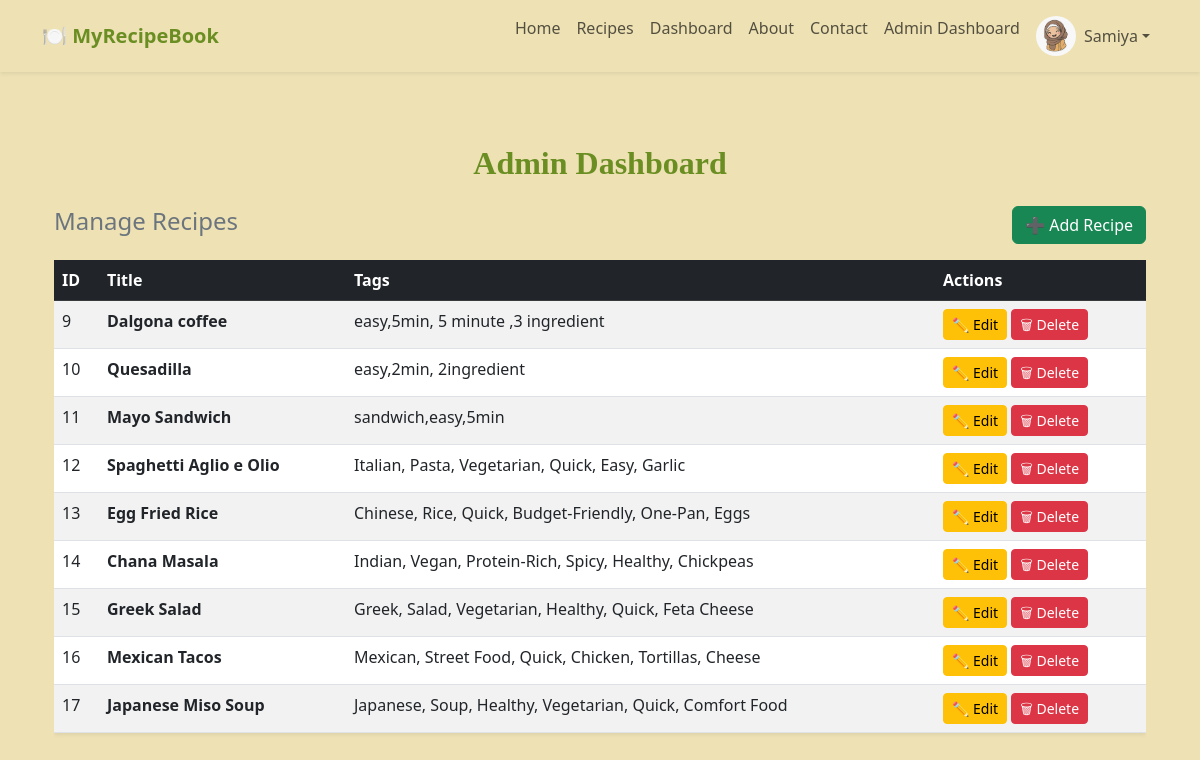
The app's page /admin/dashboard (signed in), older data.
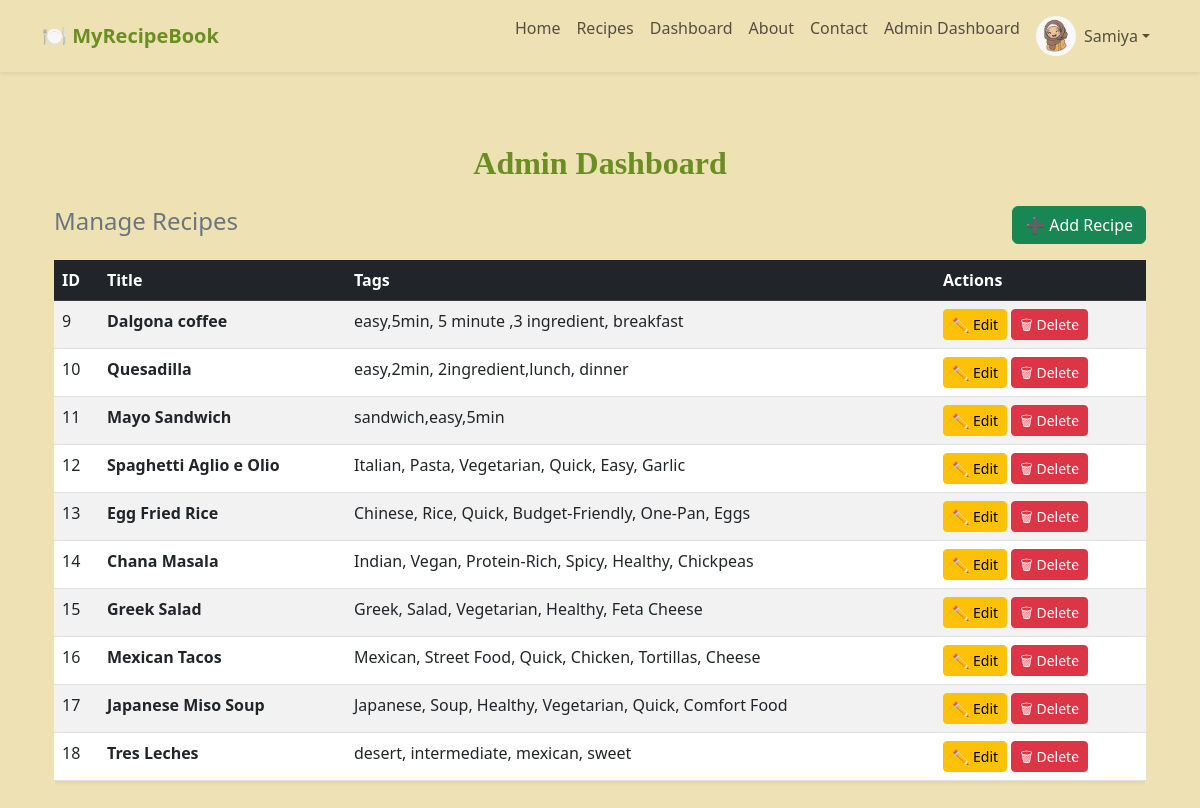
The same page, newer data.
### app/models.py (models this page shows, shortened)
class Recipe(db.Model):
    id = db.Column(db.Integer, primary_key=True)
    title = db.Column(db.String(255), nullable=False)
    tags = db.Column(db.String(255))
    ingredients = db.Column(db.Text, nullable=False)
    instructions = db.Column(db.Text, nullable=True)
    description = db.Column(db.String(500), nullable=True)
    image_path = db.Column(db.String(255))  # Stores relative path
    video_path = db.Column(db.String(255))  # Stores relative path
    is_premium = db.Column(db.Boolean, default=False)  # New column
    likes = db.relationship('Like', backref='recipe', lazy=True)
    ratings = db.relationship('Rating', backref='recipe', lazy=True)
    comments = db.relationship('Comment', backref='recipe', lazy=True)

### app/routes.py (the view)
@bp.route('/admin/dashboard')
@login_required  # Ensures user is logged in
@admin_required  # Ensures user is an admin
def admin_dashboard():
    recipes = Recipe.query.all()
    return render_template('admin_dashboard.html', recipes=recipes)

### app/__init__.py (called while the page is built)
def create_app():
    app = Flask(__name__)
    app.config.from_object(Config)
    db.init_app(app)
    migrate.init_app(app, db)
    login_manager.init_app(app)
    ensure_upload_folders(app)
    @login_manager.user_loader
    def load_user(user_id):
        return User.query.get(int(user_id)) or Admin.query.get(int(user_id))
    from app.routes import bp
    app.register_blueprint(bp)
    login_manager.login_view = 'routes.admin_login'  # Redirect if user is not logged in
    login_manager.login_message_category = "danger"
    return app

### app/routes.py (called while the page is built)
def admin_required(f):
    @wraps(f)
    def decorated_function(*args, **kwargs):
        if not current_user.is_authenticated:
            flash('You must be logged in to access this page.', 'warning')
            return redirect(url_for('routes.user_login'))
        if not current_user.is_admin:
            flash('Access denied. Admins only.', 'danger')
            return redirect(url_for('routes.index'))
        return f(*args, **kwargs)
    return decorated_function

### app/templates/admin_dashboard.html (shortened to what this page needs)
{% extends "base.html" %}
{% block content %}
<div class="container py-4">
    <h2 class="text-center fw-bold text-primary mb-4">Admin Dashboard</h2>
    <div class="d-flex justify-content-between align-items-center mb-3">
        <h4 class="text-secondary">Manage Recipes</h4>
        <a href="{{ url_for('routes.add_recipe') }}" class="btn btn-success">
            ➕ Add Recipe
        </a>
    </div>
    <div class="table-responsive">
        <table class="table table-striped table-hover shadow-sm">
            <thead class="table-dark">
                <tr>
                    <th>ID</th>
                    <th>Title</th>
                    <th>Tags</th>
                    <th>Actions</th>
                </tr>
            </thead>
            <tbody>
                {% for recipe in recipes %}
                <tr>
                    <td>{{ recipe.id }}</td>
                    <td class="fw-bold">{{ recipe.title }}</td>
                    <td>{{ recipe.tags or "<span class='text-muted'>No Tags</span>"|safe }}</td>
                    <td>
                        <a href="{{ url_for('routes.edit_recipe', recipe_id=recipe.id) }}" class="btn btn-warning btn-sm">
                            ✏️ Edit
                        </a>
                        <form action="{{ url_for('routes.delete_recipe', recipe_id=recipe.id) }}"
                              method="POST"
                              style="display:inline;"
                              onsubmit="return confirmDelete('{{ recipe.title }}')">
                            <button type="submit" class="btn btn-danger btn-sm">🗑 Delete</button>
                        </form>
                    </td>
                </tr>
                {% endfor %}
            </tbody>
        </table>
    </div>
</div>
{% endblock %}

Row changes from the older to the newer data that the page shows:
changed Recipe "Dalgona coffee": tags "easy,5min, 5 minute ,3 ingredient" → "easy,5min, 5 minute ,3 ingredient, breakfast"
changed Recipe "Quesadilla": tags "easy,2min, 2ingredient" → "easy,2min, 2ingredient,lunch, dinner"
changed Recipe "Greek Salad": tags "Greek, Salad, Vegetarian, Healthy, Quick, Feta Cheese" → "Greek, Salad, Vegetarian, Healthy, Feta Cheese"
added Recipe: id "18", title "Tres Leches", tags "desert, intermediate, mexican, sweet"
